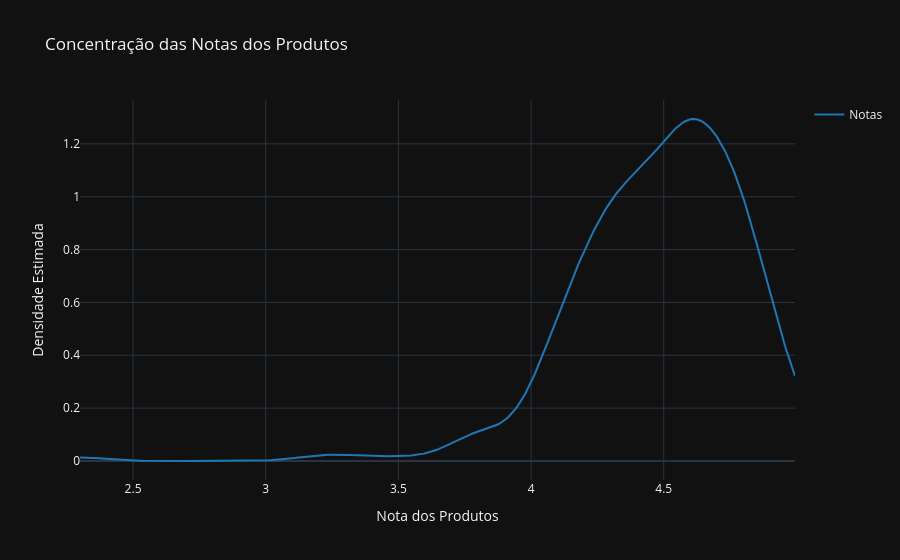

The notebook cell saved with this chart:
### Markdown cell above
### 3.6 Gráfico de Densidade — Notas dos Produtos

O gráfico de densidade permite visualizar em quais valores as notas dos produtos estão mais concentradas, fornecendo uma visão suavizada da distribuição das avaliações.

### Code cell
import plotly.figure_factory as ff

notas = df['Nota'].dropna()

fig_densidade = ff.create_distplot(
    [notas],
    ['Notas'],
    show_hist=False,
    show_rug=False
)

fig_densidade.update_layout(
    title='Concentração das Notas dos Produtos',
    xaxis_title='Nota dos Produtos',
    yaxis_title='Densidade Estimada'
)

### Figure 1 — Plotly figure (JSON) as saved in the notebook; plotly's stock layout.template omitted (floating-point values rounded to 4 significant figures; data arrays with more than 128 entries replaced by an {"elided": "..."} marker saying what was removed)
{"data": [{"legendgroup": "Notas", "marker": {"color": "rgb(31, 119, 180)"}, "mode": "lines", "name": "Notas", "showlegend": true, "x": {"elided": "500 float values"}, "xaxis": "x", "y": {"elided": "500 float values"}, "yaxis": "y", "type": "scatter"}], "layout": {"barmode": "overlay", "hovermode": "closest", "legend": {"traceorder": "reversed"}, "xaxis": {"anchor": "y2", "domain": [0.0, 1.0], "zeroline": false, "title": {"text": "Nota dos Produtos"}}, "yaxis": {"anchor": "free", "domain": [0.0, 1], "position": 0.0, "title": {"text": "Densidade Estimada"}}, "title": {"text": "Concentração das Notas dos Produtos"}}}
